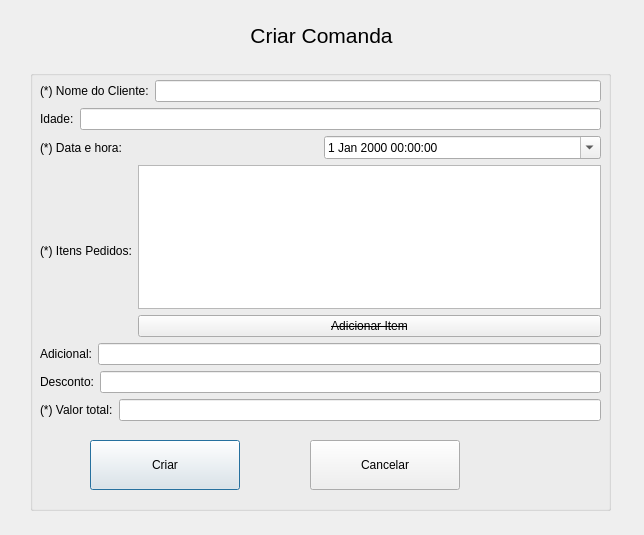
<?xml version="1.0" encoding="UTF-8"?>
<ui version="4.0">
 <class>CreateOrderPaper</class>
 <widget class="QDialog" name="CreateOrderPaper">
  <property name="geometry">
   <rect>
    <x>0</x>
    <y>0</y>
    <width>644</width>
    <height>535</height>
   </rect>
  </property>
  <property name="windowTitle">
   <string>Dialog</string>
  </property>
  <widget class="QGroupBox" name="groupBox_orderPaperCreate">
   <property name="geometry">
    <rect>
     <x>30</x>
     <y>70</y>
     <width>581</width>
     <height>441</height>
    </rect>
   </property>
   <property name="title">
    <string/>
   </property>
   <widget class="QPushButton" name="pushButton_orderPaperCreate">
    <property name="geometry">
     <rect>
      <x>60</x>
      <y>370</y>
      <width>150</width>
      <height>50</height>
     </rect>
    </property>
    <property name="text">
     <string>Criar</string>
    </property>
   </widget>
   <widget class="QPushButton" name="pushButton_orderPaperCreateCancel">
    <property name="geometry">
     <rect>
      <x>280</x>
      <y>370</y>
      <width>150</width>
      <height>50</height>
     </rect>
    </property>
    <property name="text">
     <string>Cancelar</string>
    </property>
   </widget>
   <widget class="QWidget" name="">
    <property name="geometry">
     <rect>
      <x>10</x>
      <y>10</y>
      <width>561</width>
      <height>341</height>
     </rect>
    </property>
    <layout class="QVBoxLayout" name="verticalLayout_2">
     <item>
      <layout class="QHBoxLayout" name="horizontalLayout">
       <item>
        <widget class="QLabel" name="label_orderPaperClientName">
         <property name="text">
          <string>(*) Nome do Cliente:</string>
         </property>
        </widget>
       </item>
       <item>
        <widget class="QLineEdit" name="lineEdit_orderPaperClientName">
         <property name="clearButtonEnabled">
          <bool>false</bool>
         </property>
        </widget>
       </item>
      </layout>
     </item>
     <item>
      <layout class="QHBoxLayout" name="horizontalLayout_2">
       <item>
        <widget class="QLabel" name="label_orderPaperClientAge">
         <property name="text">
          <string>Idade:</string>
         </property>
        </widget>
       </item>
       <item>
        <widget class="QLineEdit" name="lineEdit_orderPaperClientAge"/>
       </item>
      </layout>
     </item>
     <item>
      <layout class="QHBoxLayout" name="horizontalLayout_3">
       <item>
        <widget class="QLabel" name="label_orderPaperTimestamp">
         <property name="text">
          <string>(*) Data e hora:</string>
         </property>
        </widget>
       </item>
       <item>
        <widget class="QDateTimeEdit" name="dateTimeEdit_orderPaperTimestamp">
         <property name="dateTime">
          <datetime>
           <hour>0</hour>
           <minute>0</minute>
           <second>0</second>
           <year>2000</year>
           <month>1</month>
           <day>1</day>
          </datetime>
         </property>
         <property name="calendarPopup">
          <bool>true</bool>
         </property>
        </widget>
       </item>
      </layout>
     </item>
     <item>
      <layout class="QHBoxLayout" name="horizontalLayout_4">
       <item>
        <widget class="QLabel" name="label_orderPaperItems">
         <property name="text">
          <string>(*) Itens Pedidos:</string>
         </property>
        </widget>
       </item>
       <item>
        <layout class="QVBoxLayout" name="verticalLayout">
         <item>
          <widget class="QPlainTextEdit" name="plainTextEdit_orderPaperItems"/>
         </item>
         <item>
          <widget class="QPushButton" name="pushButton_orderPaperNewItems">
           <property name="font">
            <font>
             <strikeout>true</strikeout>
            </font>
           </property>
           <property name="text">
            <string>Adicionar Item</string>
           </property>
          </widget>
         </item>
        </layout>
       </item>
      </layout>
     </item>
     <item>
      <layout class="QHBoxLayout" name="horizontalLayout_5">
       <item>
        <widget class="QLabel" name="label_orderPaperAdditionalValue">
         <property name="text">
          <string>Adicional:</string>
         </property>
        </widget>
       </item>
       <item>
        <widget class="QLineEdit" name="lineEdit_orderPaperAdditionalValue"/>
       </item>
      </layout>
     </item>
     <item>
      <layout class="QHBoxLayout" name="horizontalLayout_6">
       <item>
        <widget class="QLabel" name="label_orderPaperDiscountValue">
         <property name="text">
          <string>Desconto:</string>
         </property>
        </widget>
       </item>
       <item>
        <widget class="QLineEdit" name="lineEdit_orderPaperDiscountValue"/>
       </item>
      </layout>
     </item>
     <item>
      <layout class="QHBoxLayout" name="horizontalLayout_7">
       <item>
        <widget class="QLabel" name="label_orderPaperTotalValue">
         <property name="text">
          <string>(*) Valor total:</string>
         </property>
        </widget>
       </item>
       <item>
        <widget class="QLineEdit" name="lineEdit_orderPaperTotalValue"/>
       </item>
      </layout>
     </item>
    </layout>
   </widget>
  </widget>
  <widget class="QLabel" name="label_orderPaperCreateTitle">
   <property name="geometry">
    <rect>
     <x>21</x>
     <y>20</y>
     <width>601</width>
     <height>31</height>
    </rect>
   </property>
   <property name="font">
    <font>
     <pointsize>16</pointsize>
    </font>
   </property>
   <property name="text">
    <string>Criar Comanda</string>
   </property>
   <property name="alignment">
    <set>Qt::AlignCenter</set>
   </property>
  </widget>
 </widget>
 <resources/>
 <connections/>
</ui>
